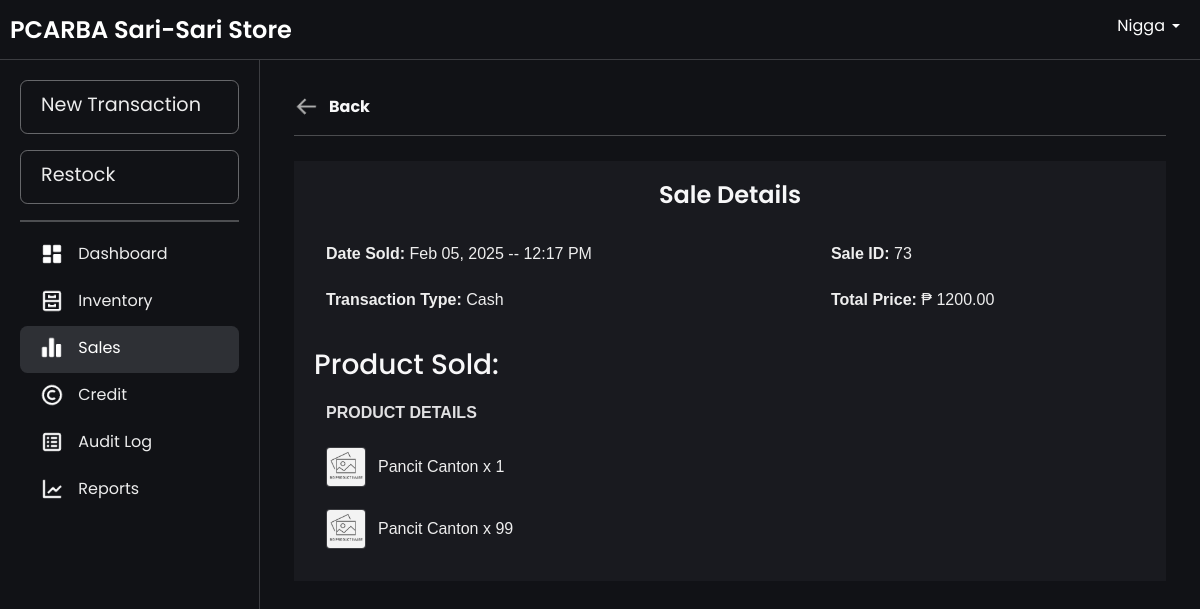
Screenshot of /sale_details.php?saleId=73 (signed in) with the database file from the repository.
### tables this page shows
CREATE TABLE `sales` (
  `saleId` int(11) NOT NULL AUTO_INCREMENT,
  `totalPrice` decimal(10,2) NOT NULL,
  `transactionType` enum('Cash','Credit') NOT NULL,
  `dateSold` timestamp NOT NULL DEFAULT current_timestamp(),
  `userId` int(11) NOT NULL,
  `creditorId` int(11) DEFAULT NULL,
  `creditId` int(11) DEFAULT NULL,
  PRIMARY KEY (`saleId`),
  KEY `users_sale` (`userId`),
  KEY `creditor_sale` (`creditorId`),
  KEY `credits_sales` (`creditId`),
  CONSTRAINT `creditor_sale` FOREIGN KEY (`creditorId`) REFERENCES `creditor` (`creditorId`),
  CONSTRAINT `credits_sales` FOREIGN KEY (`creditId`) REFERENCES `credits` (`creditId`),
  CONSTRAINT `users_sale` FOREIGN KEY (`userId`) REFERENCES `users` (`userId`)
);

CREATE TABLE `sale_item` (
  `sale_itemId` int(20) NOT NULL AUTO_INCREMENT,
  `quantity` int(11) NOT NULL,
  `price` decimal(10,2) NOT NULL,
  `subTotal` decimal(10,2) NOT NULL,
  `saleId` int(11) DEFAULT NULL,
  `creditId` int(11) DEFAULT NULL,
  `batchId` int(11) NOT NULL,
  `productId` int(11) NOT NULL,
  PRIMARY KEY (`sale_itemId`),
  KEY `sale_sale_item` (`saleId`),
  KEY `credits_sale_item` (`creditId`),
  KEY `batchItem_sale_item` (`batchId`),
  KEY `products_sale_item` (`productId`),
  CONSTRAINT `credits_sale_item` FOREIGN KEY (`creditId`) REFERENCES `credits` (`creditId`) ON DELETE CASCADE,
  CONSTRAINT `products_sale_item` FOREIGN KEY (`productId`) REFERENCES `products` (`productId`),
  CONSTRAINT `sale_sale_item` FOREIGN KEY (`saleId`) REFERENCES `sales` (`saleId`) ON DELETE CASCADE
);

CREATE TABLE `products` (
  `productId` int(11) NOT NULL AUTO_INCREMENT,
  `productName` varchar(100) NOT NULL,
  `productCategory` varchar(100) NOT NULL,
  `unitPrice` decimal(10,2) NOT NULL,
  `categoryId` int(11) NOT NULL,
  `unit` enum('pcs','kg','L','pack','mL','doz','m') NOT NULL DEFAULT 'pcs',
  `imagePath` varchar(255) DEFAULT NULL,
  PRIMARY KEY (`productId`),
  KEY `categories_products` (`categoryId`),
  CONSTRAINT `categories_products` FOREIGN KEY (`categoryId`) REFERENCES `categories` (`categoryId`)
);

### sale_details.php (the view, shortened to what this page needs)
<?php
include 'db.php';
$saleId = $_GET['saleId'];
$query = "SELECT s.saleId, s.dateSold, s.transactionType, s.totalPrice,
                 p.productName, p.imagePath AS image, si.quantity, si.subTotal
          FROM sales s
          JOIN sale_item si ON s.saleId = si.saleId
          JOIN products p ON si.productId = p.productId
          WHERE s.saleId = ?";
$stmt = $conn->prepare($query);
$stmt->bind_param("i", $saleId);
$stmt->execute();
$result = $stmt->get_result();
$saleDetails = $result->fetch_all(MYSQLI_ASSOC);
$dateSold = !empty($saleDetails[0]['dateSold']) ? date("M d, Y -- g:i A", strtotime($saleDetails[0]['dateSold'])) : 'N/A';
?>
<!DOCTYPE html>
<html lang="en">
<head>
    <link rel="stylesheet" href="css/bootstrap.min.css">
    <link rel="stylesheet" href="css/layer1.css">
</head>
<body>
    <?php include 'navbar.php'; ?>
    <div class="main-content fade-in">
        <div class="form-container">
            <a href="#" class="btn-back-wrapper" id="back-button">
                <img src="images/back.png" alt="Another Image" class="btn-back" id="another-image">
                <b><span>Back</span></b>
            </a>
            <hr>
            <div class="table-wrapper">
                <h1 align="center">Sale Details</h1>
                <table>
                    <tr>
                        <td><strong>Date Sold:</strong> <?php echo htmlspecialchars($dateSold); ?></td>
                        <td><strong>Sale ID:</strong> <?php echo htmlspecialchars($saleDetails[0]['saleId']); ?></td>
                    </tr>
                    <tr>
                        <td>
                            <strong>Transaction Type:</strong> <?php echo htmlspecialchars($saleDetails[0]['transactionType']); ?>
                        </td>
                        <td>
                            <strong>Total Price: </strong> ₱ <?php echo htmlspecialchars($saleDetails[0]['totalPrice']); ?>
                        </td>
                    </tr>
                </table>
                <br>
                <h3>Product Sold:</h3>
                <table>
                    <thead>
                        <tr>
                            <th>Product Details</th>
                        </tr>
                    </thead>
                    <tbody>
                        <?php foreach ($saleDetails as $item) {
                            $imagePath = isset($item['image']) && !empty($item['image'])
                                ? (file_exists($item['image']) ? $item['image'] : 'images/no-image.png')
                                : 'images/no-image.png';
                        ?>
                            <tr>
                                <td>
                                    <div class="product-thumb-container">
                                        <img src="<?php echo $imagePath; ?>" alt="<?php echo htmlspecialchars($item['productName']); ?>" class="product-thumbnail">
                                        <span><?php echo htmlspecialchars($item['productName']); ?> x <?php echo htmlspecialchars($item['quantity']); ?></span>
                                    </div>
                                </td>
                            </tr>
                        <?php } ?>
                    </tbody>
                </table>
            </div>
        </div>
    </div>
</body>
</html>

### css/layer1.css (style rules this page uses)
.fade-in { animation: fadeInAnimation ease .1s; -webkit-animation: fadeInAnimation ease 1s; -moz-animation: fadeInAnimation ease 1s; -o-animation: fadeInAnimation ease 1s; -ms-animation: fadeInAnimation ease 1s; }
body { background-color: rgb(17, 18, 22); font-family: "Poppins", serif; color: white; }

### sale_details.php (style rules this page uses)
.form-container { background-color: transparent; padding: 10px; align-content: center; }
.form-container h1 { font-size: 24px; font-weight: 600; margin-bottom: 20px; color: #f7f7f8; text-align: center; }
.main-content { background-color: transparent; padding: 20px; color: #f7f7f8; width: 100%; }
.main-content h1, .main-content h3 { color: #f7f7f8; }
.table-wrapper { background-color: #191a1f; width: 100%; margin: 25px auto; position: relative; padding: 20px; }
table { font-family: Arial, Helvetica, sans-serif; width: 100%; border-collapse: collapse; }
table thead { position: sticky; top: 0; z-index: 10; background-color: transparent; }
table th { padding: 10px; background-color: transparent; color: rgba(247, 247, 248, 0.9); font-weight: bold; text-transform: uppercase; font-size: 1rem; border: 2px solid transparent; }
table td { padding: 10px; font-size: 1rem; color: #eee; border: 2px solid transparent; }
table tr { background-color: transparent; }
.btn-back-wrapper { display: flex; align-items: center; text-decoration: none; color: #f7f7f8; cursor: pointer; }
.btn-back-wrapper span { margin-left: 10px; font-size: 16px; }
.btn-back-wrapper img { width: 25px; height: 25px; }
.product-thumb-container { display: flex; align-items: center; gap: 12px; }
.product-thumbnail { width: 40px; height: 40px; border-radius: 4px; object-fit: cover; object-position: center; background-color: rgba(255, 255, 255, 0.05); border: 1px solid rgba(255, 255, 255, 0.1); overflow: hidden; }

### navbar.php (style rules this page uses)
html, body { margin: 0; padding: 0; width: 100%; height: 100%; overflow-x: hidden; }
body { display: grid; grid-template-rows: 60px 1fr; grid-template-columns: 260px 1fr; height: 100vh; overflow: hidden; margin: 0; }
.main-content { grid-row: 2 / -1; grid-column: 2 / -1; padding: 24px 24px; overflow-y: auto; transition: margin-left 0.3s; margin: 0; }

### rows the page displays
sales: dateSold "Feb 05, 2025 -- 12:17 PM", saleId "73", transactionType "Cash", totalPrice "1200.00"
sale_item: productId.productName "Pancit Canton", quantity "1"
sale_item: productId.productName "Pancit Canton", quantity "99"

### other values shown
$_SESSION['username'] "Nigga"
